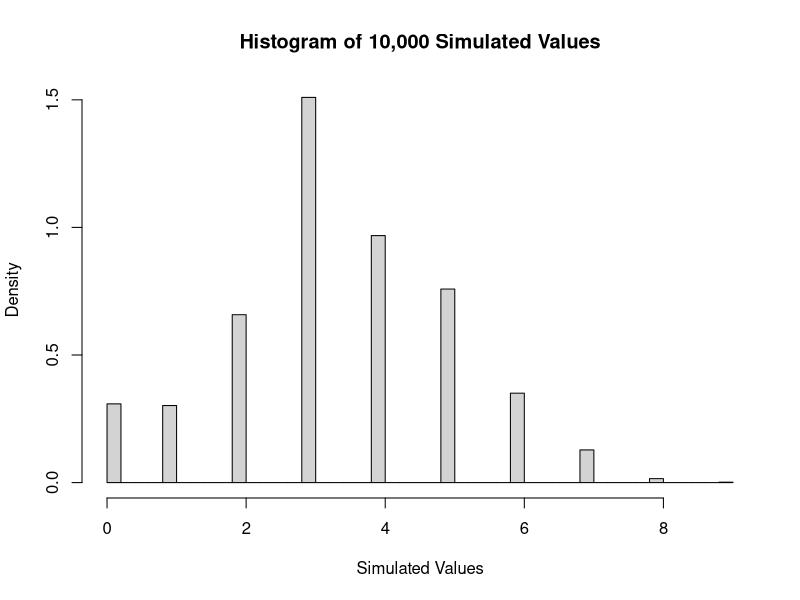

This figure's R source:
#Page 813

set.seed(123)

xi <- c(0, 2, 1, 6, 7, 3, 8, 9, 4,5)
yi <- c(2, 3, 3, 3, 3, 4, 4, 4, 5, 0)
gi_xi <- c(0.101, 0.713, 0.605, 0.743, 0.212, 0.781, 0.035, 0.003, 0.327, 1)

num_sim <- 10000

simulated_values <- numeric(num_sim)

for (i in 1:num_sim) {
  Y <- runif(1)
  I <- floor(length(xi) * Y) + 1
  U <- length(xi) * Y + 1 - I
  
  if (U <= gi_xi[I]) {
    simulated_values[i] <- xi[I]
  } else {
    simulated_values[i] <- yi[ceiling(length(xi) * runif(1))]
  }
}

hist(simulated_values, breaks = 50, probability = TRUE, main = "Histogram of 10,000 Simulated Values",
     xlab = "Simulated Values", border = "black")
